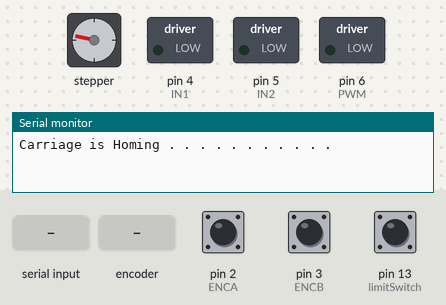
Bench run of a sketch on a simulated Arduino Uno, built with avr-gcc and run on an emulated ATmega328P. Parts: stepper motor, switched loads named in the sketch (green lamp = pin HIGH), the last lines printed to the serial monitor. Inputs (shaded band) come from the test bench; at power-on: pin 13 (limitSwitch) LOW, pin 2 (ENCA) HIGH, pin 3 (ENCB) HIGH. Stepper angles assume 200 steps per turn.

Above: at 0.8 s.
0.9 s: pin 13 (limitSwitch) pulled HIGH for 0.15 s
At 0.9 s:
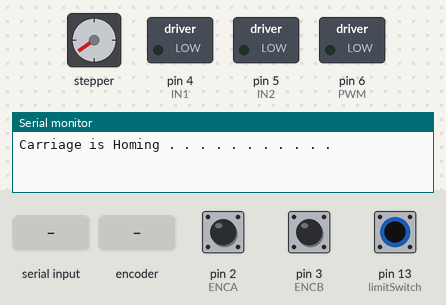
2.5 s: "90,45\n" received over Serial
At 3.1 s:
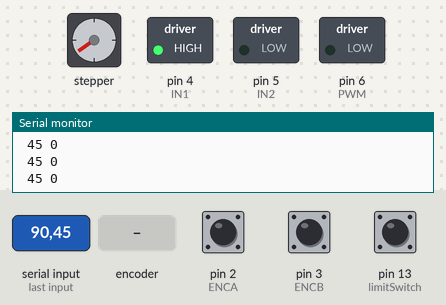
4.0 s: rotary encoder on pin 2 (ENCA) / pin 3 (ENCB) turned 3 steps (first pin leading)
At 5.4 s:
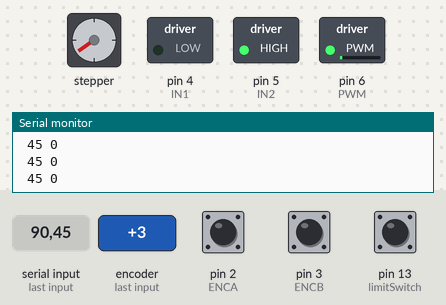
Timing chart, 0 to 12.1 s (numbered marks = the images above; inputs shaded):
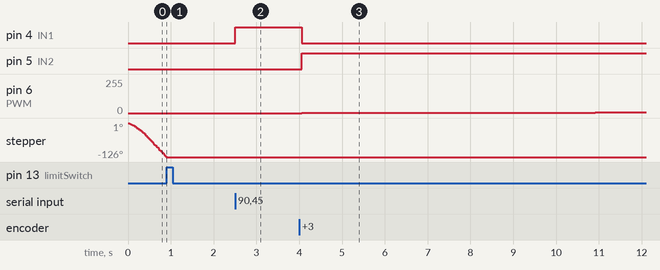

Measured:
- after the input at 0.9 s, stepper: stops changing and stays -126°
- after the input at 2.5 s, pin 4 (IN1): LOW → HIGH at once
- after the input at 4.0 s, pin 4 (IN1): HIGH → LOW after 0.06 s; pin 5 (IN2): LOW → HIGH after 0.06 s; pin 6 (PWM): 0/255 → 1/255 after 0.06 s, → 2/255 0.20 s later, → 3/255 0.20 s later, → 4/255 6.5 s later

The sketch:

TwisterCode.ino
```cpp
#include <util/atomic.h> // For the ATOMIC_BLOCK macro
#include "AccelStepper.h"
///////////////////////// Motor Speed arrays for [DC_motor, stepper_motor, stepper_returning_speed]
const float twisting_speed[3]       = {1, -500, 0};
const float coiling_speed[3]        = {1, 0, 0};
const float mandreling_speed[3]     = {0, 0, 1000.0};
const float carriageReturn_speed[3] = {0, 4000.0, 0};

///////////////////////////////////////////////////////////////////////////////////////////////////
// Assign Motor speeds to a single 2D array
float (*task_array[]) = {
  twisting_speed,
  coiling_speed,
  mandreling_speed,
  carriageReturn_speed
};
// DC encoder Motor  - 19:1 Metal Gearmotor 37Dx68L mm 12V with 64 CPR Encoder
// DC Controller     - TB67H420FTG Dual/Single Motor Driver Carrier
// Stepper Motors    - Nema 17
// Stepper Controller- A4988
// DC Motor Pins
#define ENCA 2
#define ENCB 3
#define IN1 4
#define IN2 5
#define PWM 6

// Stepper Motor Pins
#define dirPin1 8
#define stepPin1 9
#define dirPin2 10
#define stepPin2 11

// Limit Switch pin
#define limitSwitch 13


int task=0, turns_ = 0;
float pulsesPerTurn = 16*18.75, target_f = 0;
int posi = 0;
long prevT = 0, currT = 0, target = 0;
float eprev = 0;
float eintegral = 0;
int crev = 300;
int pos = 0;

#define motorInterfaceType 1
AccelStepper wrappingStepper = AccelStepper(motorInterfaceType, stepPin1, dirPin1); //wind copper wire
AccelStepper mandrelStepper  = AccelStepper(motorInterfaceType, stepPin2, dirPin2); //mandrel wrapping

long initial_homing=-1;  // Used to Home Stepper at startup


void setup() {
  setMotor(0, 0, PWM, IN1, IN2);
  wrappingStepper.setMaxSpeed(1000.0);
  wrappingStepper.setAcceleration(100.0);
  mandrelStepper.setMaxSpeed(1000.0);
  mandrelStepper.setAcceleration(100.0);
  pinMode(limitSwitch,INPUT);
  pinMode(ENCA,INPUT);
  pinMode(ENCB,INPUT);
  attachInterrupt(digitalPinToInterrupt(ENCA), readEncoder, RISING);
  pinMode(PWM,OUTPUT);
  pinMode(IN1,OUTPUT);
  pinMode(IN2,OUTPUT);
  Serial.begin(9600);
  carriageReset();
}

void loop() {
  Serial.println("Select the operation:\n\t1-Twisting\n\t2-Coiling\n\t3-Mandrel Coiling");

  while (Serial.available()) {
      Serial.read();
   }
  while(Serial.available() == 0){}
  task = Serial.parseInt();
  pos = 0;

  Serial.println("How many turns induced in the fishing line?");
  while (Serial.available()) {
      Serial.read();
   }
  while(Serial.available() == 0){}
  turns_ = Serial.parseInt(); //read in number of revolutions

  while(pos<turns_){
    currT = micros(); // time difference
    pos = DCMotor();
    wrappingStepper.setSpeed(task_array[task-1][1]);
    wrappingStepper.setAcceleration(100.0);
    wrappingStepper.runSpeed();
    Serial.print(" ");
    Serial.print(turns_);
    Serial.print(" ");
    Serial.print(pos);
    Serial.println();
  }
  setMotor(0, 0, PWM, IN1, IN2);
}


//---------------------Functions---------------//
void setTarget(float t, float deltat){
  float positionChange = 0;
  t = fmod(t,12); // time is in seconds
  float velocity = task_array[task-1][0]; // rps
  if(target < turns_*pulsesPerTurn && turns_>0 ){
    positionChange = velocity*deltat*pulsesPerTurn;
  }
  else if(target > turns_*pulsesPerTurn && turns_< 0 ){
    positionChange = -velocity*deltat*pulsesPerTurn;
  }
  else {
    positionChange = 0;
  }
  target_f = target_f + positionChange;
  target = (long)target_f;
}

int DCMotor(){
  float kp = 1.0;
  float kd = 0.015;
  float ki = 0.050;

  float deltaT = ((float) (currT - prevT)) / ( 1.0e6 );
  prevT = currT;

  setTarget(prevT/1.0e6,deltaT);

//  float velocity = task_array[task-1][0];
//  if(prevT/1.0e6*velocity>turns_){
//    target = target+ (long)(velocity*deltaT*pulsesPerTurn);
//  }
//  else if (prevT/1.0e6*velocity<turns_){
//    target = target- (long)(velocity*deltaT*pulsesPerTurn);
//  }
//  else {
//    target = target;
//  }


  // see: https://www.arduino.cc/reference/en/language/variables/variable-scope-qualifiers/volatile/
  int pos = 0;
  ATOMIC_BLOCK(ATOMIC_RESTORESTATE) {
    pos = posi;
  }
  long int e = pos - target; // error
  float dedt = (e - eprev) / (deltaT); // derivative
  eintegral = eintegral + e * deltaT; // integral
  float u = kp * e + kd * dedt + ki * eintegral; // control signal
  float pwr = fabs(u); // motor power
  if ( pwr > 255) {
    pwr = 255;
  }
  int dir = 1; // motor direction
  if (u < 0) {
    dir = -1;
  }
  setMotor(dir, pwr, PWM, IN1, IN2);// signal the motor
  eprev = e; // store previous error
  return pos/crev;
}


void carriageReset(){
  Serial.print("Carriage is Homing . . . . . . . . . . . ");
  while (digitalRead(limitSwitch)) {  // Make the Stepper move CCW until the switch is activated
    wrappingStepper.moveTo(initial_homing);  // Set the position to move to
    initial_homing++;  // Decrease by 1 for next move if needed
    wrappingStepper.run();  // Start moving the stepper
    delay(5);
}

  wrappingStepper.setCurrentPosition(0);  // Set the current position as zero for now
  wrappingStepper.setMaxSpeed(task_array[3][1]);      // Set Max Speed of Stepper (Slower to get better accuracy)
  wrappingStepper.setAcceleration(100.0);  // Set Acceleration of Stepper
  initial_homing=1;

  while (!digitalRead(limitSwitch)) { // Make the Stepper move CW until the switch is deactivated
    wrappingStepper.moveTo(initial_homing);
    wrappingStepper.run();
    initial_homing--;
    delay(5);
  }

  wrappingStepper.setCurrentPosition(0);
  Serial.println("Homing Completed");
  wrappingStepper.setMaxSpeed(task_array[3][1]);
  wrappingStepper.setAcceleration(100.0);
}

void setMotor(int dir, int pwmVal, int pwm, int in1, int in2) {
  analogWrite(pwm, pwmVal);
  if (dir == 1) {
    digitalWrite(in1, HIGH);
    digitalWrite(in2, LOW);
  }
  else if (dir == -1) {
    digitalWrite(in1, LOW);
    digitalWrite(in2, HIGH);
  }
  else {
    digitalWrite(in1, LOW);
    digitalWrite(in2, LOW);
  }
}


void readEncoder() {
  int b = digitalRead(ENCB);
  if (b > 0) {
    posi++;
  }
  else {
    posi--;
  }
}
```
